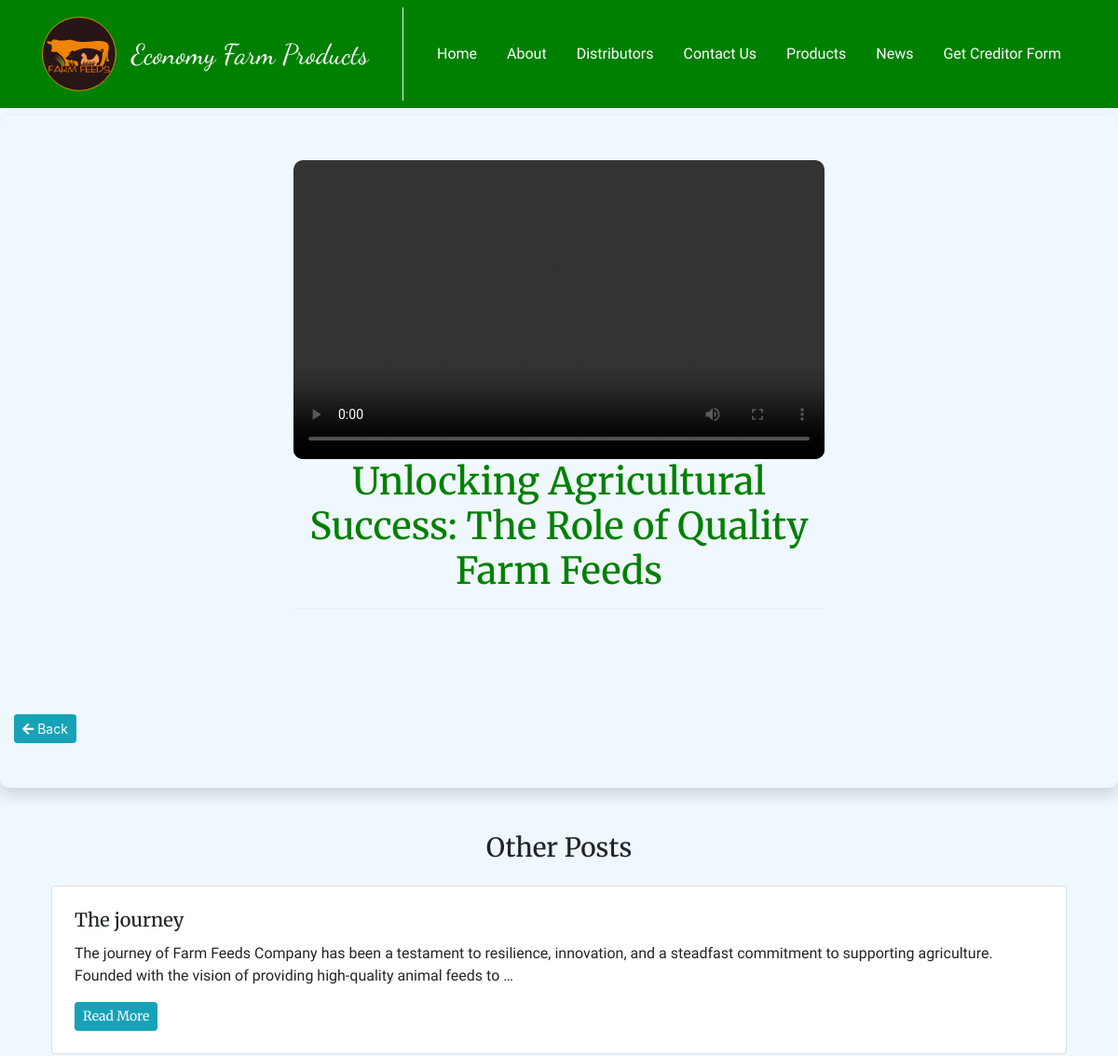
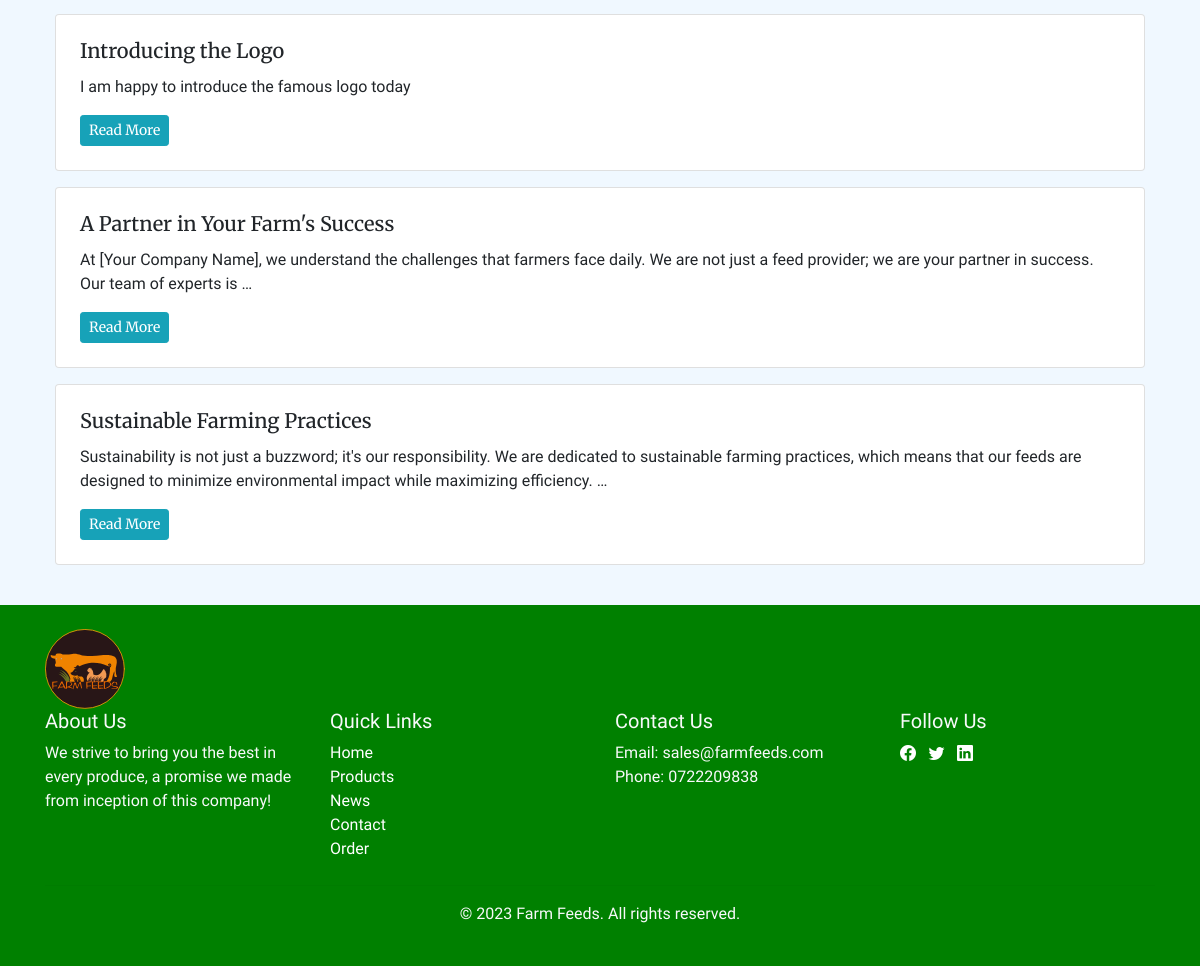
Screenshot of /blog/2023/9/17/first-post/ with the database file from the repository (2 pictures, top to bottom).
### blog/models.py (models this page shows, shortened)
class Post(models.Model):
    STATUS_CHOICES = (
    ('draft', 'Draft'),
    ('published', 'Published'),
)
    image = models.ImageField(upload_to='blogspics/%y/%m/%d', blank=True)
    title = models.CharField(max_length=250)
    slug = models.SlugField(max_length=250,unique_for_date='publish')
    author = models.ForeignKey(User,on_delete=models.CASCADE,related_name='blog_posts')
    body = models.TextField()
    publish = models.DateTimeField(default=timezone.now)
    created = models.DateTimeField(auto_now_add=True)
    updated = models.DateTimeField(auto_now=True)
    status = models.CharField(max_length=10,choices=STATUS_CHOICES,default='draft')
    video = models.FileField(upload_to='blog_videos/', null=True, blank=True)
    class Meta:
        ordering = ('-publish',)
    def get_absolute_url(self):
        return reverse('blog:post_detail',args=[self.publish.year,self.publish.month,self.publish.day, self.slug])

### blog/views.py (the view)
# urls.py: path('<int:year>/<int:month>/<int:day>/<slug:post>/',views.post_detail,name='post_detail'),
def post_detail(request, year, month, day, post):
    post = get_object_or_404(Post, slug=post, status='published',
                             publish__year=year, publish__month=month, publish__day=day)
    '''get all post excpt the current post'''
    related_posts = Post.objects.all().exclude(id=post.id)[:4]
    return render(request, 'blog/post/detail.html', {'post': post, 'related_posts': related_posts})

### cart/context_processors.py (called while the page is built)
def cart(request):
    return {'cart': Cart(request)}

### blog/templates/blog/post/detail.html (shortened to what this page needs)
{% extends 'shop/base.html' %}
{% block content %}
  <div class="container-fluid py-4 py-xl-5 shadow shadow-2 my-2" style="background-color: aliceblue; border-radius: 10px">
    <div class="row mb-5">
      <div class="col-md-8 col-xl-6 text-center mx-auto">
        {% if post.video %}
          <div class="embed-responsive embed-responsive-16by9" style="background-color: aliceblue; border-radius: 10px; overflow: hidden;">
            <video class="embed-responsive-item" controls>
              <source src="{{ post.video.url }}" type="video/mp4" />Your browser does not support the video tag.
            </video>
          </div>
        {% endif %}
        <h2 class="animate__animated animate__bounce" style="font-family: merriweather; font-size: 40px; color: green;">{{ post.title }}</h2>
        <hr />
      </div>
    </div>
    <div class="row gy-4 row-cols-1 row-cols-md-2 row-cols-xl-3 m-4">
      <div class="col">
      </div>
    </div>
    <a class="btn btn-info btn-sm" href="{% url 'blog:post_list' %}"><i class="fas fa-arrow-left"></i> Back</a>
  </div>
  <div class="row gy-4 row-cols-1 row-cols-md-2 row-cols-xl-3 m-4">
    <div class="col">
      <h3 class="mb-4 text-center" style="font-family: merriweather;">Other Posts</h3>
      {% for related_post in related_posts %}
        <div class="card m-3">
          <div class="card-body p-4">
            <h5 class="card-title" style="font-family: merriweather;">{{ related_post.title }}</h5>
            <p class="card-text" style="font-family: arapey;">{{ related_post.body|truncatewords:30 }}</p>
            <a href="{{ related_post.get_absolute_url }}" class="btn btn-info btn-sm" style="font-family: merriweather;">Read More</a>
          </div>
        </div>
      {% endfor %}
    </div>
  </div>
{% endblock %}

### shop/static/css/base.css (style rules this page uses)
body { margin: 0; padding: 0; }
h1, h2, h3, h4, h5, h6 { font-family: "Ubuntu", sans-serif; font-weight: normal; }
a { text-decoration: none; color: #5993bb; }

### shop/static/css/main.css (style rules this page uses)
body { font-family: Arial, sans-serif; }

### rows the page displays
Post: title "Unlocking Agricultural Success: The Role of Quality Farm Feeds"
Post: title "The journey", body "The journey of Farm Feeds Company has been a testament to resilience, innovation, and a steadfast commitment to supporting agriculture. Founded with the vision of providing high-quality animal feeds to …"
Post: title "Introducing the Logo", body "I am happy to introduce the famous logo today"
Post: title "A Partner in Your Farm's Success", body "At [Your Company Name], we understand the challenges that farmers face daily. We are not just a feed provider; we are your partner in success. Our team of experts is …"
Post: title "Sustainable Farming Practices", body "Sustainability is not just a buzzword; it's our responsibility. We are dedicated to sustainable farming practices, which means that our feeds are designed to minimize environmental impact while maximizing efficiency. …"
